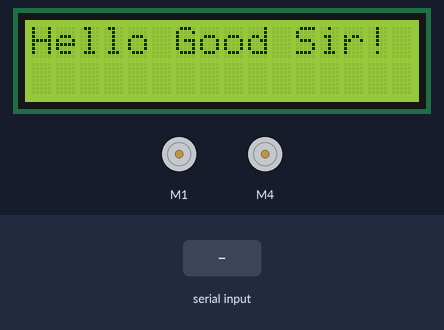
Bench run of a sketch on a simulated Arduino Uno, built with avr-gcc and run on an emulated ATmega328P. Shown: 16×2 character LCD, 2 × DC motor (green arrow = forward, orange = backward, longer = faster). The test bench sets the inputs (shaded band). What the sketch prints to the serial monitor is not drawn.

Above: at 1.2 s.
1.3 s: "setSpeed 1\n" received over the second serial link
At 2.9 s:
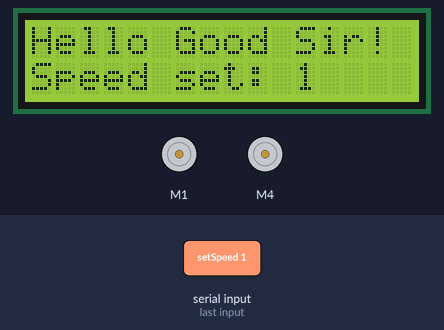
3.8 s: "setSpeed" received over the second serial link
At 6.0 s:
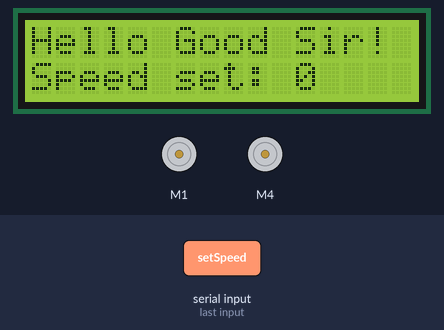
6.3 s: "leftC 1\n" received over the second serial link
8.8 s: "setSpeed 150\n" received over the second serial link
At 11.0 s:
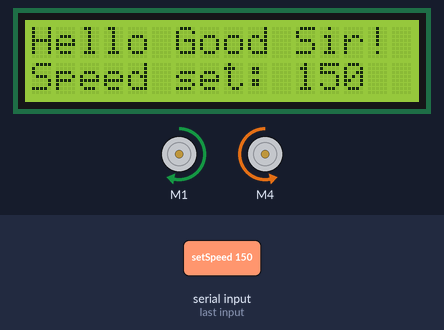
11.3 s: "rightC 1\n" received over the second serial link
At 12.7 s:
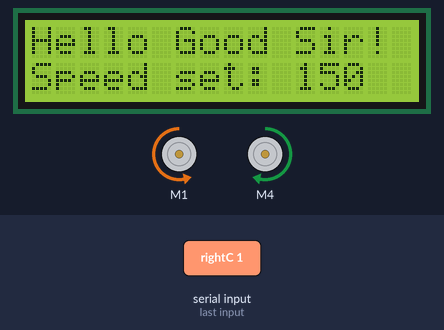
13.8 s: "backC" received over the second serial link
At 15.9 s:
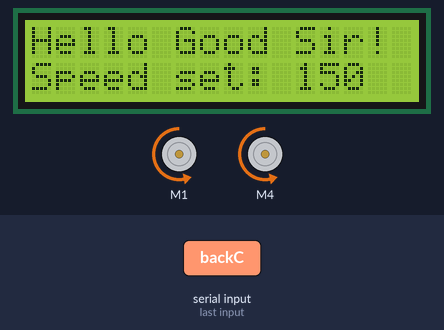
Timing chart, 0 to 17.3 s (numbered marks = the images above; inputs shaded):
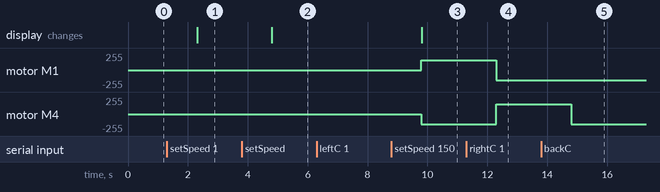

Measured:
- after the input at 1.3 s, the display: changes after 1.0 s (image 1)
- after the input at 3.8 s, the display: changes after 1.0 s (image 2)
- after the input at 6.3 s, every drawn part: stays the same
- after the input at 8.8 s, motor M1: stopped → forward 150/255 after 1.0 s; motor M4: stopped → backward 150/255 after 1.0 s; the display: changes after 1.0 s (image 3)
- after the input at 11.3 s, motor M1: forward 150/255 → backward 150/255 after 1.0 s; motor M4: backward 150/255 → forward 150/255 after 1.0 s
- after the input at 13.8 s, motor M4: forward 150/255 → backward 150/255 after 1.0 s

The sketch:

Wall-E.ino
```cpp
#include <Wire.h>
#include <Adafruit_MotorShield.h>
#include "utility/Adafruit_MS_PWMServoDriver.h"
#include <SoftwareSerial.h>
#include <LiquidCrystal.h>

//Various Declarations need in order to interface with motor shield and lcd display
Adafruit_MotorShield AFMS = Adafruit_MotorShield();
Adafruit_DCMotor *myMotor = AFMS.getMotor(1);
Adafruit_DCMotor *myMotorTwo = AFMS.getMotor(4);
LiquidCrystal lcd (12, 11, 5, 4, 3, 2);

//Global Variables used during the program
String input = "";
String command = ""; //stores the command string parsed from the input string
String speed = ""; //holds the speed value for the incoming speed command to be converted to motor speed
int motorSpeed = 175; //Max speed is 250
SoftwareSerial bSerial(6,7); //Creates the serial object using pins 0 and 1 instead of the on board BLE serial


void setup() {

  //Begins the setup for the LCD display
  lcd.begin(16, 2); //Initiates 16 characters on 2 lines
  lcd.print("Hello Good Sir!");

  //Beginst he serial communication
  Serial.begin(9600); //set on computer as COM9 for bluetooth
  Serial.println("Beginning Robot Control"); //Prints string to arduino serial monitor for debug
  bSerial.begin(9600); //begins Serial communication over the HC-06 bluetooth adapter

  //Initialization of motorshield
  AFMS.begin();
  myMotor->setSpeed(motorSpeed);
  myMotorTwo->setSpeed(motorSpeed);
}

void loop() {

  if(bSerial.available() > 0){
    input = bSerial.readString(); //records string value from the incoming bluetooth
    Serial.println(input); //Debug code to test what in comming string is

    int index = 0;
  	//Following section parses the input string to control what happens to the robot
  	index = input.indexOf(" "); //find the first occurence of a space
  	command = input.substring(0, index); //parses a string from the first word in the input

    /*This section sets the speed of the robot*/
    if(command == "setSpeed"){
    	speed = input.substring(index + 1); //parses the integer portion of the string command into a seperate string
    	motorSpeed = speed.toInt();
    	myMotor->setSpeed(motorSpeed);
    	myMotorTwo->setSpeed(motorSpeed);

      //Debug code to test what the parsed command and speed value
      Serial.print(command);
      Serial.println(" Success as parsed from arduino");
      Serial.println(motorSpeed);

      //Sets new message on the LCD panel
      lcd.setCursor(0,1); //moves text to beginning of second line
      lcd.print("                ");//clears and text already on the line
      lcd.setCursor(0,1); //moves back to beginning of line
      lcd.print("Speed set: ");
      lcd.print(motorSpeed);
    }

    /*This section is used for turning the robot left*/
    if(command == "leftC"){
      Serial.print(command);
      Serial.println(" has reached the execution loop");
      myMotor->run(FORWARD);
      myMotorTwo->run(BACKWARD);
      command = "";
    }

    /*This section of code stops all running motors*/
    else if(input == "stopC"){
       Serial.print(command);
       Serial.println(" has reached the execution loop");
       myMotor->run(RELEASE);
       myMotorTwo->run(RELEASE);
    }

   /*This section is used for turning the robot right*/
  	else if (command == "rightC") {
  		Serial.print(command);
      Serial.println(" has reached the execution loop");
  		myMotor->run(BACKWARD);
  		myMotorTwo->run(FORWARD);
  		command = "";
  	}

   /*This section is used for moving the robot backwards*/
   else if (command == "backC") {
      Serial.print(command);
      Serial.println(" has reached the execution loop");
      myMotor->run(BACKWARD);
      myMotorTwo->run(BACKWARD);
      command = "";
   }

   /*This section is used for turning the robot forward*/
   else if(command == "moveC"){
    Serial.print(command);
    Serial.print(" has reached the execution loop and Robot should be moving with speed: ");
    Serial.println(motorSpeed);
    myMotor->run(FORWARD);
    myMotorTwo->run(FORWARD);
    command = "";

   }//end of movec condition
  }//end of if Serial.Available
 }//end of void loop
```
